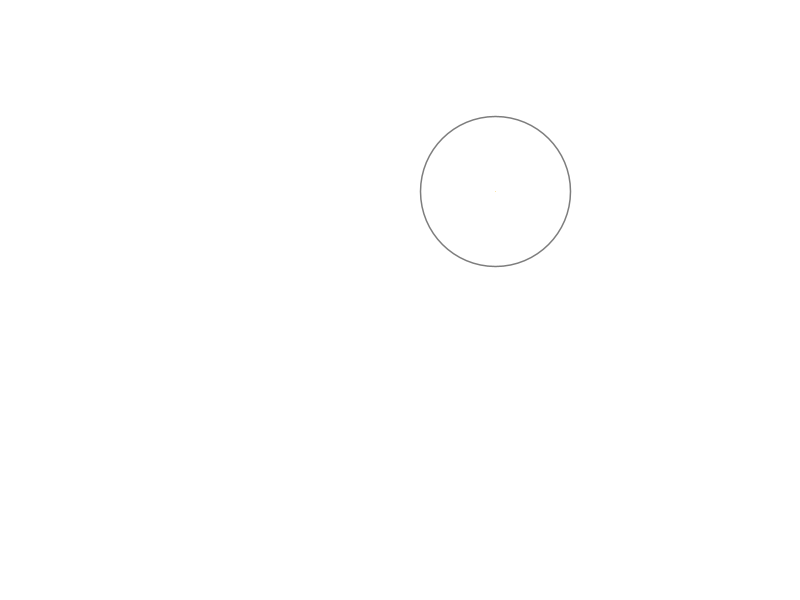
Frame 1 (no input)
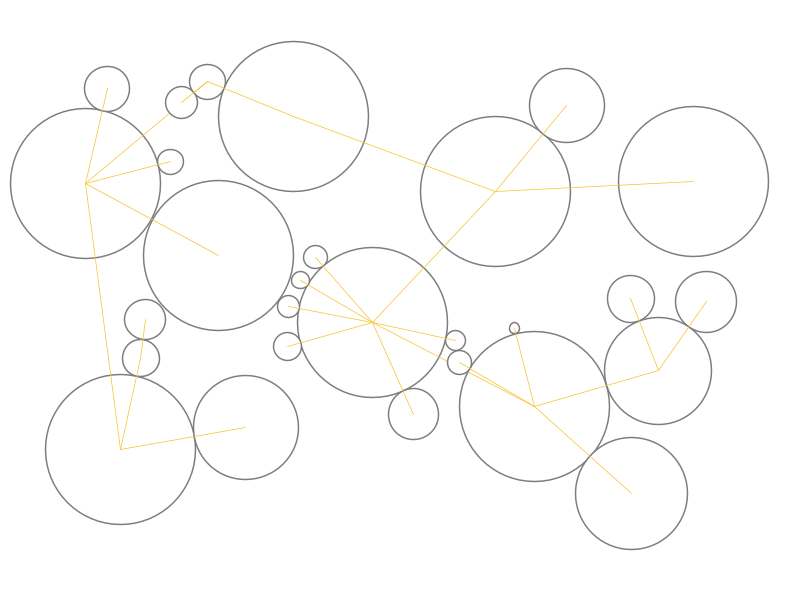
Frame 60 (the mouse pressed at the canvas centre just before this capture)
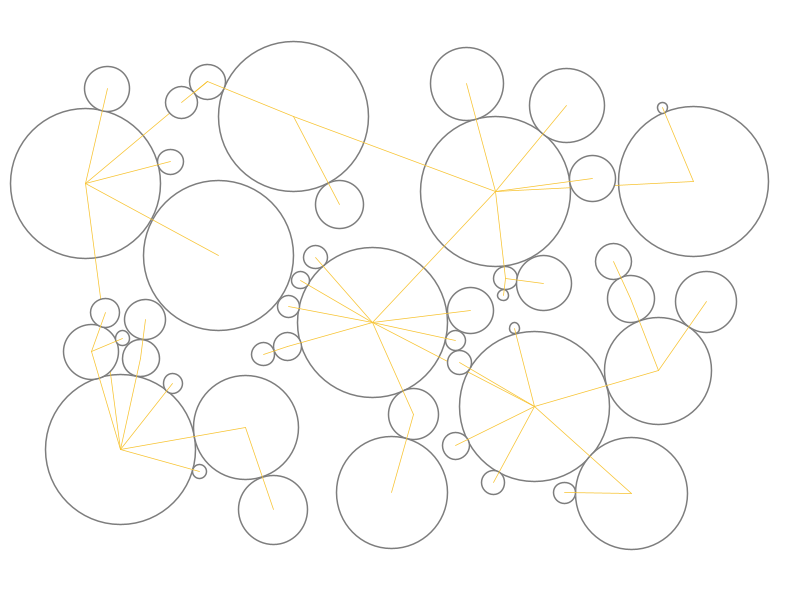
Frame 120 (the mouse held since frame 60 and released just before this capture)

The Processing sketch that drew these frames (run headless with seeded random() and noise(); from frame 60 on, the mouse is pressed at the canvas centre):

// Processing sketch: P_2_2_5_Structural_Density_from_Agents
// ── P_2_2_5_Structural_Density_from_Agents.pde
//2.2.5 Structural Density from Agents
//Using an iterative process to form patterning
//Draw a circle, if it doesn't intersect another circle make it as large as possible
//Otherwise try again

int currentCount = 0; //Current circle being drawn
int maxCount = 5000; //Max no. circles to draw

float minRadius = 5; //Smallest possible radius
float maxRadius = 75; //Largest possible radius

//Store positions and radii of each circle
float[] x = new float[maxCount];
float[] y = new float[maxCount];
float[] r = new float[maxCount];

int[] closestIndex = new int[maxCount];

void setup(){
 
  //800x600 Window, No Outlining
  size(800,600);
}

void draw(){
  
  //Call background on each frame to clear window - circles are all redrawn each time
  background(255);

  float newR = minRadius;
  
  //Generate position for new circle, +/- maxRadius to keep circle within window
  float newX = random(0+maxRadius, width-maxRadius);
  float newY = random(0+maxRadius, height-maxRadius);
  
  boolean intersection = false; 
    
  //Loop through existing circles
  for(int i=0; i < currentCount; i++){
    
    //Find distance between new / old
    float distance = dist(newX, newY, x[i], y[i]);
    
    //If overlap - stop
    if(distance < (newR + r[i])){
      intersection = true;
      break;  
    }
  }
  
  //If no intersection - add new circle, find closest neighbour and largest radius
  if(!intersection){
    
    //new largest possible radius
    float newRadius = width;
    
    //loop through circles
    for(int i=0; i < currentCount; i++){
      
      //determine distance
      float distance = dist(newX, newY, x[i], y[i]);
      
      //if new radius is too big and intersects
      if(newRadius > distance - r[i]){
        
        //Update new radius 
        newRadius = distance-r[i];
        
        //Store index of current closest circle
        closestIndex[currentCount] = i;
      }
    }
    
    if(newRadius > maxRadius) newRadius = maxRadius; //Limit new radius size
    
    //Store current circle details
    x[currentCount] = newX;
    y[currentCount] = newY;
    r[currentCount] = newRadius;
    currentCount++;
    
  }

  //Draw circles
  for(int i = 0; i < currentCount; i++){
   
   //Draw circle
   stroke(125);
   strokeWeight(1.5);
   ellipse(x[i],y[i],r[i]*2, r[i]*2); 
   
   //Draw a line to closest neighbour
   int n = closestIndex[i];
   stroke(247,195,49);
   strokeWeight(0.75);
   line(x[i],y[i], x[n],y[n]);
  }
  
  //Break condition
  if(currentCount >= maxCount)
    noLoop();  
}
